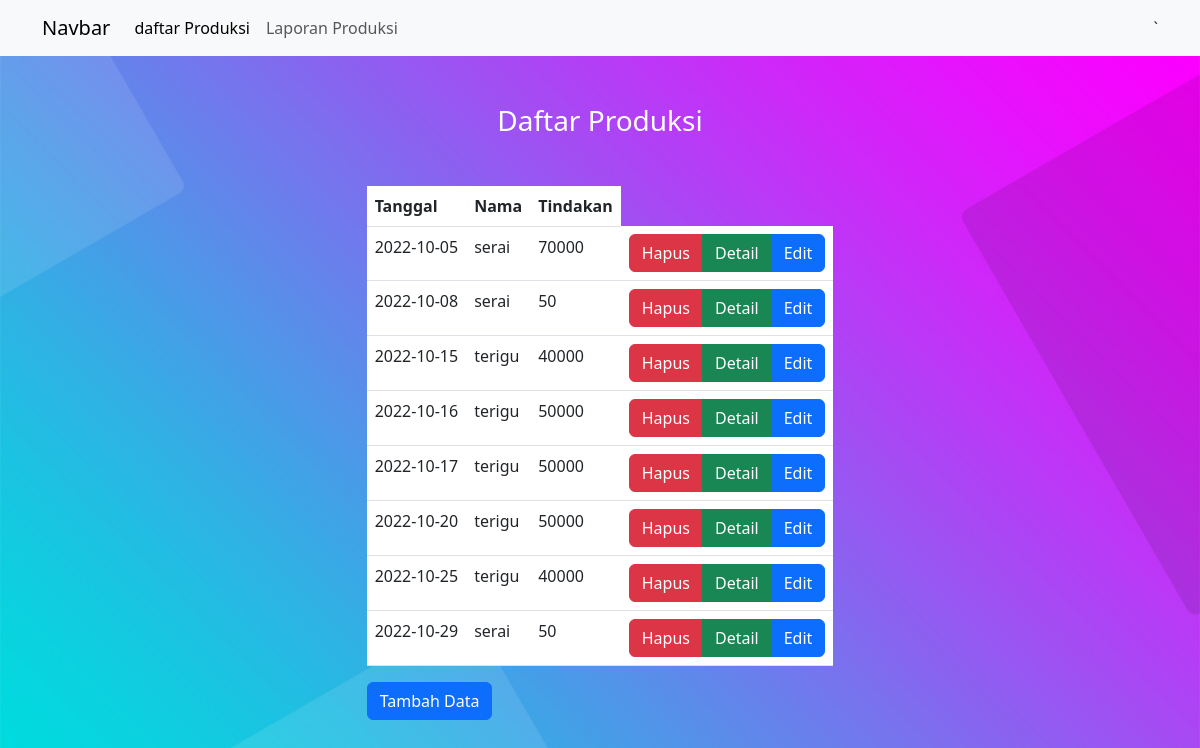
Screenshot of /daftarproduksi.php with the database file from the repository.
### tables this page shows
CREATE TABLE `produksi` (
  `date` date NOT NULL,
  `komoditas_kode` varchar(4) NOT NULL,
  `jumlah` bigint(20) DEFAULT NULL
);

CREATE TABLE `datakomoditas` (
  `kode` varchar(4) NOT NULL,
  `nama` varchar(30) NOT NULL
);

### daftarproduksi.php (the view, shortened to what this page needs)
<?php include("config.php"); ?>
<!DOCTYPE html>
<html>
<head>
    <link href="https://cdn.jsdelivr.net/npm/bootstrap@5.3.0-alpha1/dist/css/bootstrap.min.css" rel="stylesheet">
    <link rel="stylesheet" type="text/css" href="css/main.css">
<link rel="stylesheet" href="sweetalert2.min.css">
</head>
<body class="z">
    <header>
    <nav class="navbar navbar-expand-lg navbar-light bg-light">
  <div class="container">
        <a class="navbar-brand" href="/komoditas/">Navbar</a>
        <div class="collapse navbar-collapse" id="navbarNavAltMarkup">
        <div class="navbar-nav">
            <a class="nav-link active" aria-current="page" href="/komoditas/daftarProduksi.php">daftar Produksi</a>
            <a class="nav-link" href="/komoditas/laporan.php">Laporan Produksi</a>
        </div>
        </div>`
  </div>
</nav>
    </header>
    <div class="d-flex justify-content-center mt-5">
        <div class="text">
        <h3 class="d-flex justify-content-center">Daftar Produksi</h3>
        <table class="table text mt-5 ">
            <thead>
                <tr>
                <th scope="col">Tanggal</th>
                <th scope="col">Nama</th>
                <th>Tindakan</th>
                </tr>
            </thead>
            <tbody>
            <?php
                    $sql = "SELECT produksi.date, datakomoditas.nama, produksi.jumlah
                    FROM produksi
                    INNER JOIN datakomoditas ON produksi.komoditas_kode=datakomoditas.kode";
                    $query = mysqli_query($db, $sql);
                    while($data = mysqli_fetch_array($query)){
                        echo "<tr>";
                        echo "<td>".$data['date']."</td>";
                        echo "<td>".$data['nama']."</td>";
                        echo "<td>".$data['jumlah']."</td>";
                        echo "<td>";
                        echo "<div class='btn-group'>";
                        echo "<a  href='hapusProduksi.php?id=".$data['date']."' class='hapus btn btn-danger'>Hapus</a>";
                        echo "<a  href='detailProduksi.php?id=".$data['date']."' class='btn btn-success'>Detail</a>";
                        echo "<a  href='inputProduksi.php' class='btn btn-primary'>Edit</a>";
                        echo '</div>';
                        echo "</td>";
                        echo "</tr>";
                    }
                ?>
            </tbody>
            </table>
            <a class="btn btn-primary" href="inputProduksi.php" role="button">Tambah Data</a>
    </div>
    </div>
</body>
</html>

### css/main.css (style rules this page uses)
.z { background:url('bg-01.jpg') no-repeat center center fixed ; -webkit-background-size: cover; -o-background-size: cover; background-size: cover; }
.text { color: white; }

### rows the page displays
produksi: date "2022-10-05", komoditas_kode.nama "serai", jumlah "70000"
produksi: date "2022-10-08", komoditas_kode.nama "serai", jumlah "50"
produksi: date "2022-10-15", komoditas_kode.nama "terigu", jumlah "40000"
produksi: date "2022-10-16", komoditas_kode.nama "terigu", jumlah "50000"
produksi: date "2022-10-17", komoditas_kode.nama "terigu", jumlah "50000"
produksi: date "2022-10-20", komoditas_kode.nama "terigu", jumlah "50000"
produksi: date "2022-10-25", komoditas_kode.nama "terigu", jumlah "40000"
produksi: date "2022-10-29", komoditas_kode.nama "serai", jumlah "50"
